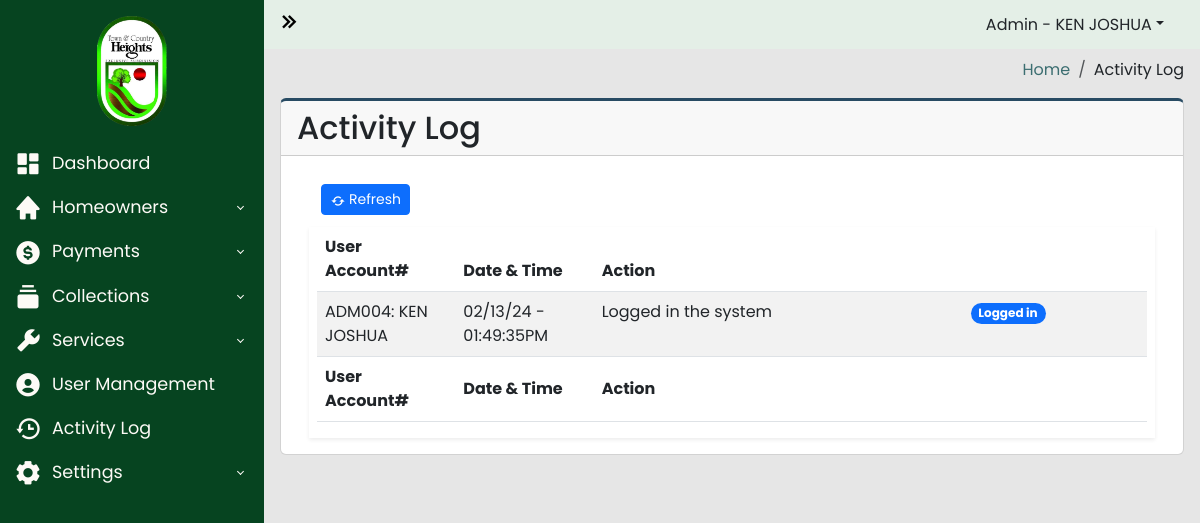
/admin-panel/activity-log.php (signed in), run on an earlier commit of the app's database.
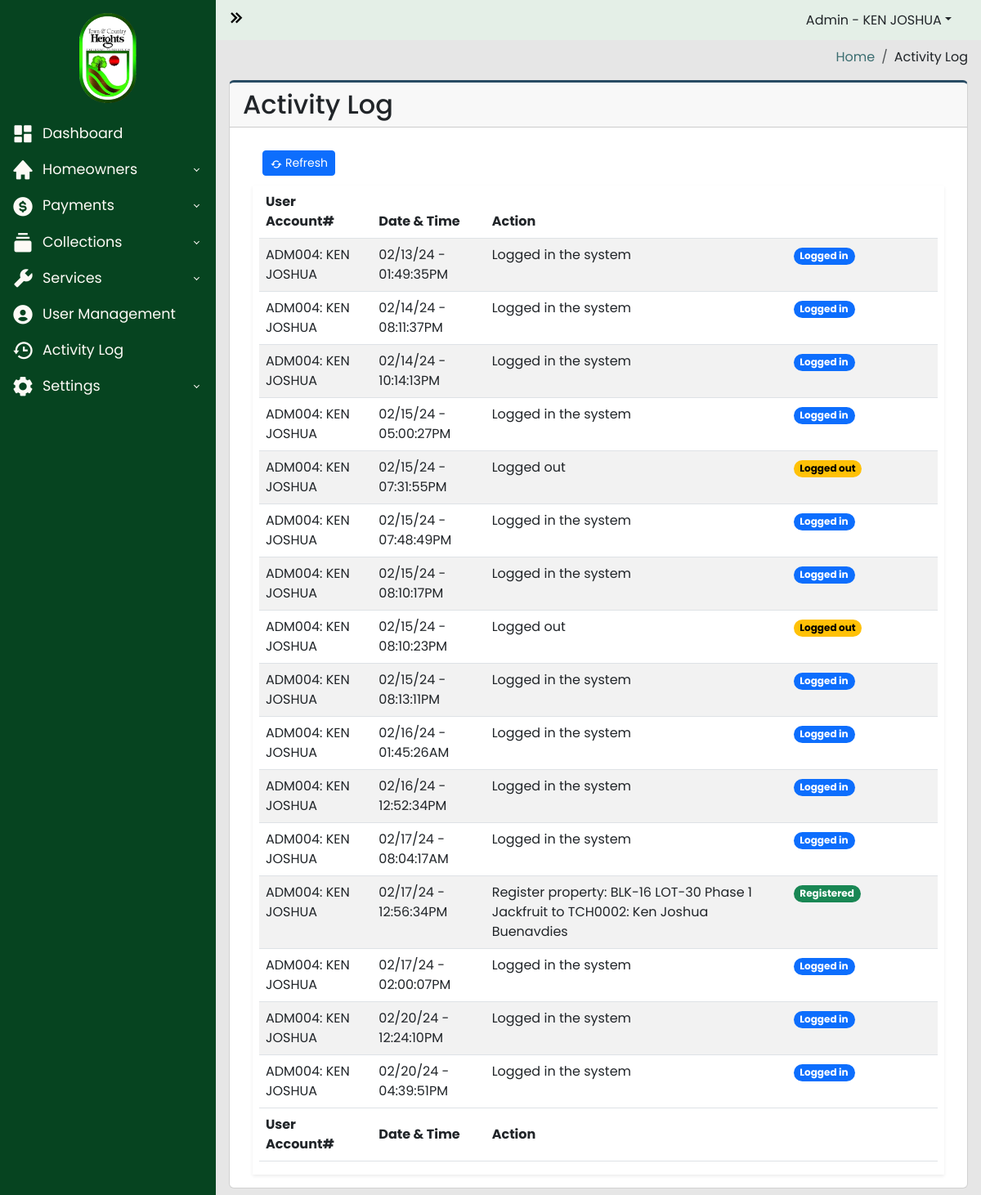
And on a later commit of the database.
### tables this page shows
CREATE TABLE `activity_log` (
  `id` int(200) NOT NULL,
  `account_number` varchar(200) NOT NULL,
  `firstname` varchar(100) NOT NULL,
  `action` varchar(250) NOT NULL,
  `date` datetime NOT NULL
);

### admin-panel/activity-log.php (the view, shortened to what the changed rows need)
<?php
require_once("../includes/header.php");
?>
<?php
$server = new Server;
$server->adminAuthentication();
?>
<body>
  <div class="wrapper">
    <div class="main">
      <main class="content px-3 py-2">
        <div class="card card-border">
          <div class="card-header">
            <h2>Activity Log</h2>
          </div>
          <div class="card-body">
            <div class="container-fluid">
              <section class="main-content">
                <div class="row">
                  <div class="col-xs-12">
                    <div class="box">
                      <div class="body-box shadow-sm">
                        <div class="table-responsive mx-2">
                          <table id="activityLogTable" class="table table-striped" style="width:100%">
                            <thead>
                              <tr>
                                <th width="15%">User Account#</th>
                                <th width="15%">Date & Time</th>
                                <th width="40%">Action</th>
                                <th width="20%"></th>
                              </tr>
                            </thead>
                            <tbody>
                              <?php
                              $query = "SELECT * FROM activity_log ";
                              $connection = $server->openConn();
                              $stmt = $connection->prepare($query);
                              $stmt->execute();
                              while ($result = $stmt->fetch()) {
                                $account_number = $result['account_number'];
                                $firstname = $result['firstname'];
                                $action = $result['action'];
                                $date = $result['date'];
                              ?>
                                <tr>
                                  <td><?php echo $account_number . ": " . $firstname; ?></td>
                                  <td><?php echo date("m/d/y - h:i:sA", strtotime($date)); ?></td>
                                  <td><?php echo $action; ?></td>
                                  <td>
                                    <?php
                                    if (str_contains($action, "Logged in")) {
                                    ?>
                                      <span class="badge rounded-pill text-bg-primary">Logged in</span>
                                    <?php
                                    } elseif (str_contains($action, "Logged out")) {
                                    ?>
                                      <span class="badge rounded-pill text-bg-warning">Logged out</span>
                                    <?php
                                    } elseif (str_contains($action, "Delete")) {
                                    ?>
                                      <span class="badge rounded-pill text-bg-danger">Deleted</span>
                                    <?php
                                    } elseif (str_contains($action, "Register")) {
                                    ?>
                                      <span class="badge rounded-pill text-bg-success">Registered</span>
                                    <?php
                                    } elseif (str_contains($action, "Update")) {
                                    ?>
                                      <span class="badge rounded-pill text-bg-info">Updated</span>
                                    <?php
                                    } elseif (str_contains($action, "Transfer")) {
                                    ?>
                                      <span class="badge rounded-pill text-bg-info">Transfer</span>
                                    <?php
                                    }
                                    ?>
                                  </td>
                                </tr>
                              <?php
                              }
                              ?>
                            </tbody>
                            <tfoot>
                              <tr>
                                <th width="15%">User Account#</th>
                                <th width="15%">Date & Time</th>
                                <th width="40%">Action</th>
                                <th width="20%"></th>
                              </tr>
                            </tfoot>
                          </table>
                        </div>
                      </div>
                    </div>
                  </div>
                </div>
              </section>
            </div>
          </div>
        </div>
      </main>
    </div>
  </div>
  <?php
  include("../includes/footer.php");
  ?>

What changed in the data, as far as the page shows it:
added activity_log: account_number "ADM004", firstname "KEN JOSHUA", date "02/14/24 - 08:11:37PM", action "Logged in the system"
added activity_log: account_number "ADM004", firstname "KEN JOSHUA", date "02/14/24 - 10:14:13PM", action "Logged in the system"
added activity_log: account_number "ADM004", firstname "KEN JOSHUA", date "02/15/24 - 05:00:27PM", action "Logged in the system"
added activity_log: account_number "ADM004", firstname "KEN JOSHUA", date "02/15/24 - 07:31:55PM", action "Logged out"
added activity_log: account_number "ADM004", firstname "KEN JOSHUA", date "02/15/24 - 07:48:49PM", action "Logged in the system"
added activity_log: account_number "ADM004", firstname "KEN JOSHUA", date "02/15/24 - 08:10:17PM", action "Logged in the system"
added activity_log: account_number "ADM004", firstname "KEN JOSHUA", date "02/15/24 - 08:10:23PM", action "Logged out"
added activity_log: account_number "ADM004", firstname "KEN JOSHUA", date "02/15/24 - 08:13:11PM", action "Logged in the system"
added activity_log: account_number "ADM004", firstname "KEN JOSHUA", date "02/16/24 - 01:45:26AM", action "Logged in the system"
added activity_log: account_number "ADM004", firstname "KEN JOSHUA", date "02/16/24 - 12:52:34PM", action "Logged in the system"
added activity_log: account_number "ADM004", firstname "KEN JOSHUA", date "02/17/24 - 08:04:17AM", action "Logged in the system"
added activity_log: account_number "ADM004", firstname "KEN JOSHUA", date "02/17/24 - 12:56:34PM", action "Register property: BLK-16 LOT-30 Phase 1 Jackfruit to TCH0002: Ken Joshua Buenavdies", shows "Registered"
added activity_log: account_number "ADM004", firstname "KEN JOSHUA", date "02/17/24 - 02:00:07PM", action "Logged in the system"
added activity_log: account_number "ADM004", firstname "KEN JOSHUA", date "02/20/24 - 12:24:10PM", action "Logged in the system"
added activity_log: account_number "ADM004", firstname "KEN JOSHUA", date "02/20/24 - 04:39:51PM", action "Logged in the system"
